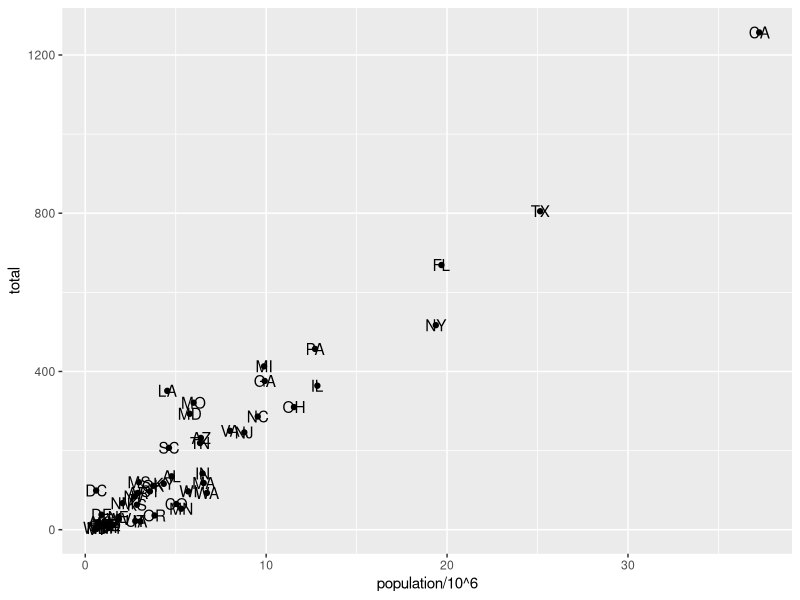
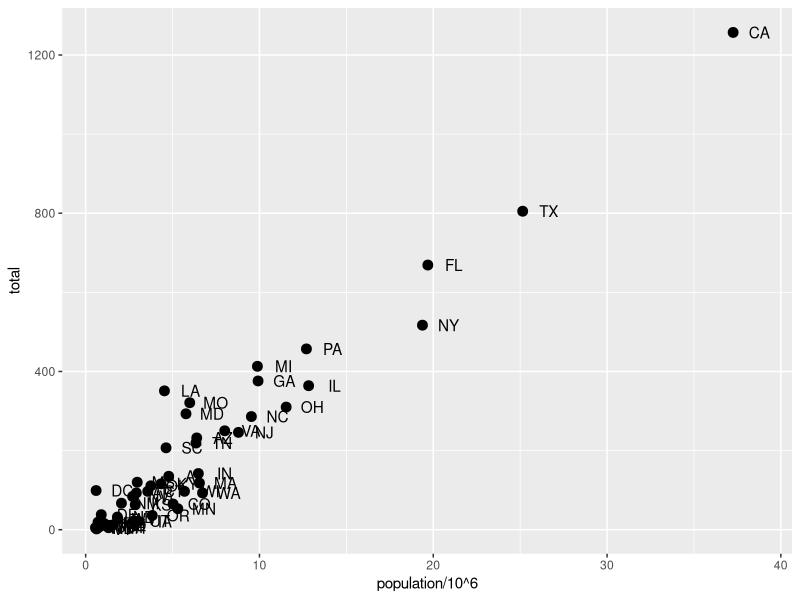
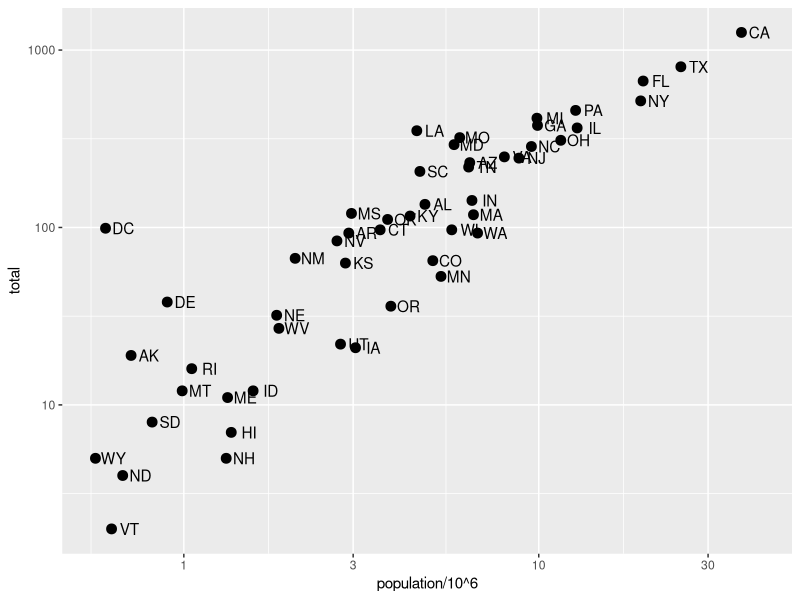
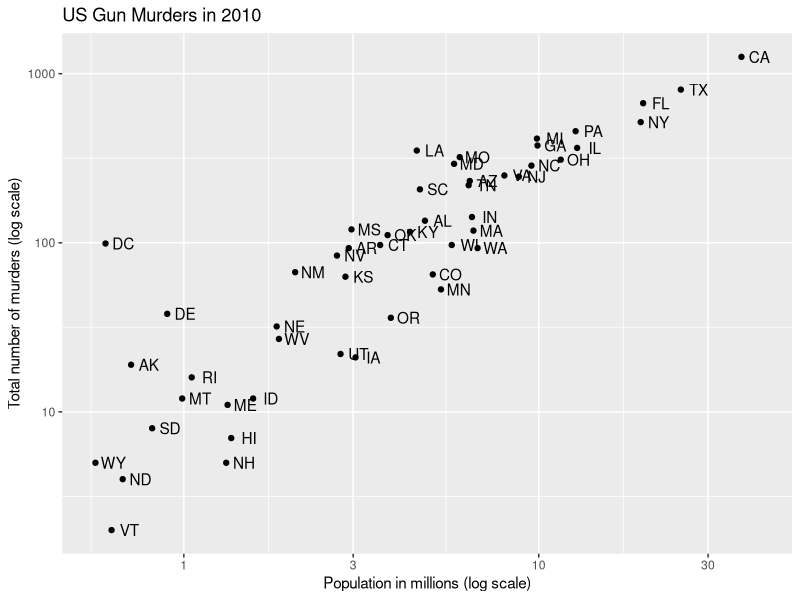
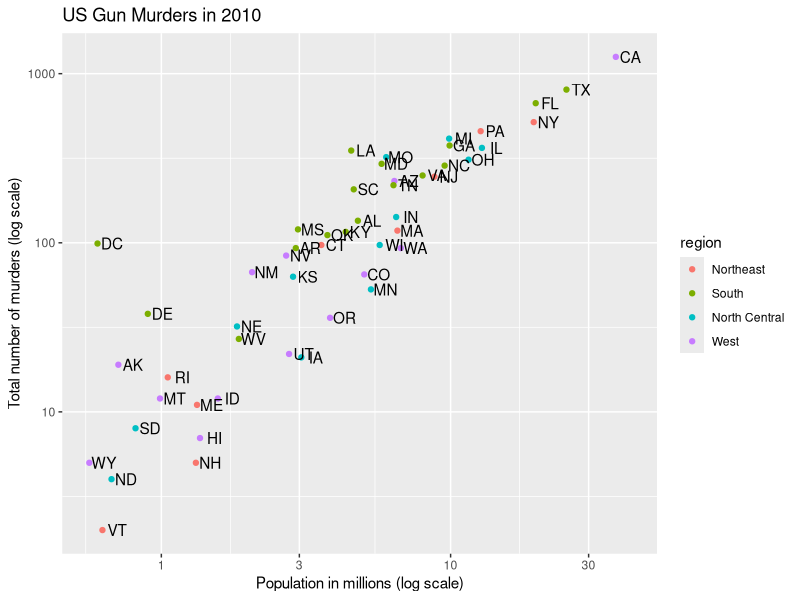
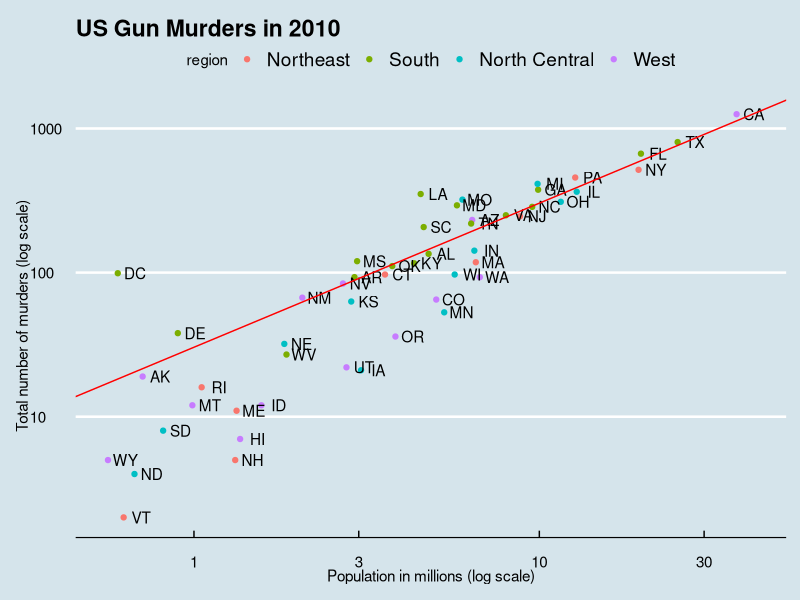
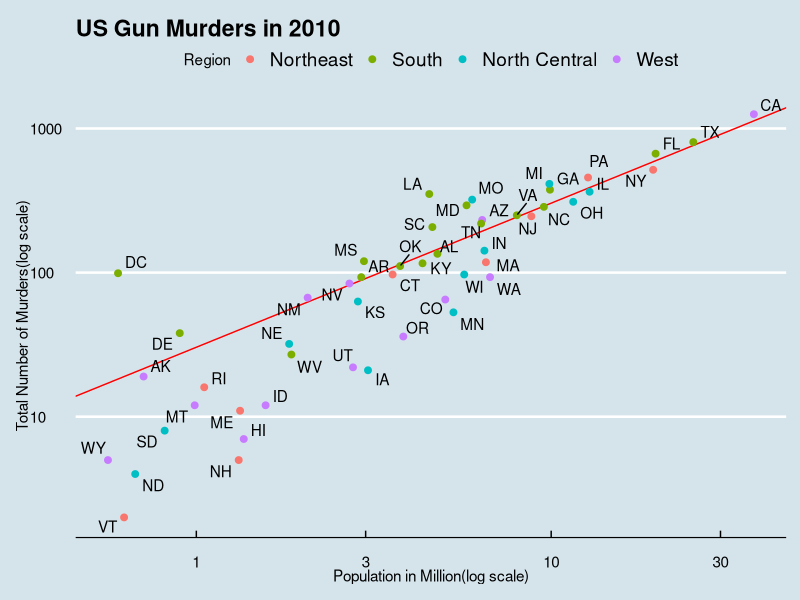

These figures' R source, in order:
#look at the US murders data
library(dslabs)
data("murders")
library(tidyverse)
library(ggplot2)
install.packages("ggthemes")
library(ggthemes)
library(ggrepel)

str(murders)

#which state have the largest and the smallest population?
#how large is a typical state?
#what is the relation between population and murder num?

#The great value of a picture is when it forces us to notice what we never expected to see
#how to use aesthetics mappings in ggplot
murders %>% 
  ggplot() +
  geom_point(aes(x = population/10^6, y = total)) +
  geom_text(aes(population/10^6, total, label = abb))


#tinkering with arguments
p <- ggplot(data = murders)


p + geom_point(aes(population/10^6, total), size = 3) +
  geom_text(aes(population/10^6, total, label = abb), nudge_x = 1.5)


#we can also write this code in the below format
p <- murders %>% ggplot(aes(population/10^6, total, label= abb))

p + geom_point(size = 3) +
  geom_text(nudge_x = 0.05) +
  scale_x_log10() +
  scale_y_log10()


#How to add Labels and titles to the graph
murders %>%
  ggplot(aes(population/10^6, total, label = abb)) +
  geom_point(size = 1.5) +
  geom_text(nudge_x = 0.05) +
  scale_x_log10() +
  scale_y_log10() +
  xlab("Population in millions (log scale)") +
  ylab("Total number of murders (log scale)") +
  ggtitle("US Gun Murders in 2010")



## how to add different catagories as color
murders %>%
  ggplot(aes(population/10^6, total, label = abb)) +
  geom_point(aes(col = region),size = 1.5) +
  geom_text(nudge_x = 0.05) +
  scale_x_log10() +
  scale_y_log10() +
  xlab("Population in millions (log scale)") +
  ylab("Total number of murders (log scale)") +
  ggtitle("US Gun Murders in 2010")


##Annotation, shape and adjustment
#we want to draw a line with avarage murder rate

r <- murders %>%
  summarise(rate = sum(total)/ sum(population) * 10^6) %>%
  pull(rate)

## how to add a line to the graph
murders %>%
  ggplot(aes(population/10^6, total, label = abb)) +
  geom_point(aes(col = region),size = 1.5) +
  geom_text(nudge_x = 0.05) +
  scale_x_log10() +
  scale_y_log10() +
  geom_abline(intercept = log10(r), color="red")+
  xlab("Population in millions (log scale)") +
  ylab("Total number of murders (log scale)") +
  ggtitle("US Gun Murders in 2010") +
  theme_economist()

p <- p + geom_abline(intercept = log10(r), lty = 2, color = "darkgrey") +
  geom_point(aes(col=region), size = 3)

p <- p + scale_color_discrete(name = "Region")


murders %>%
  ggplot(aes(population/10^6, total, label = abb)) +
  geom_abline(intercept = log10(r), color = "red", ity = 2) +
  geom_point(aes(col = region),size = 2) +
  geom_text_repel() +
  scale_x_log10() +
  scale_y_log10() +
  xlab("Population in Million(log scale)") +
  ylab("Total Number of Murders(log scale)") +
  ggtitle("US Gun Murders in 2010") +
  scale_color_discrete(name = "Region") +
  theme_economist()
